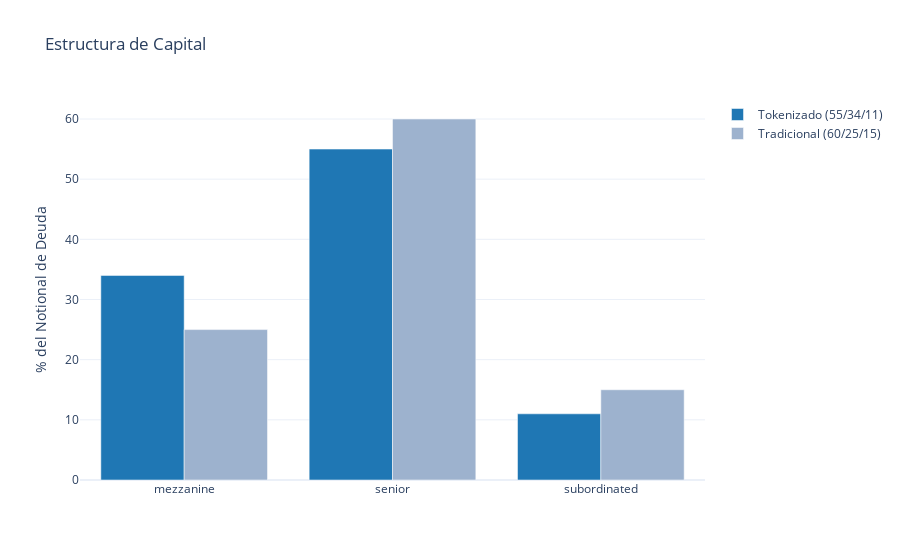

Notebook cell for this chart:
### Markdown cell above
### 8.4 Visualización de Estructura de Capital

### Code cell
# Visualización: Estructura de Capital
PANELS['capital_structure']

### Figure 1 — Plotly figure (JSON) as saved in the notebook; plotly's stock layout.template omitted (floating-point values rounded to 4 significant figures)
{"data": [{"marker": {"color": "#1f77b4"}, "name": "Tokenizado (55/34/11)", "type": "bar", "x": ["mezzanine", "senior", "subordinated"], "y": [34, 55.0, 11]}, {"marker": {"color": "#9DB2CE"}, "name": "Tradicional (60/25/15)", "type": "bar", "x": ["mezzanine", "senior", "subordinated"], "y": [25, 60, 15]}], "layout": {"barmode": "group", "title": {"text": "Estructura de Capital"}, "yaxis": {"title": {"text": "% del Notional de Deuda"}}}}
